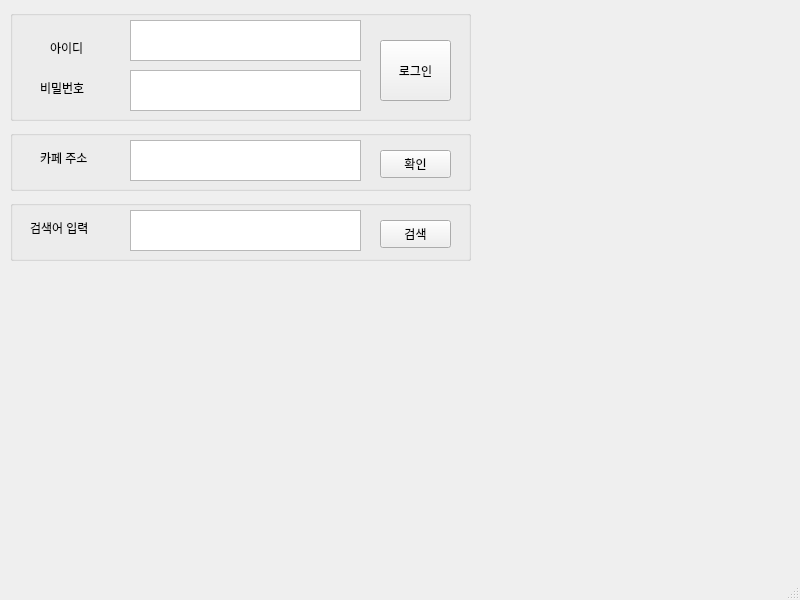
<?xml version="1.0" encoding="UTF-8"?>
<ui version="4.0">
 <class>MainWindow</class>
 <widget class="QMainWindow" name="MainWindow">
  <property name="geometry">
   <rect>
    <x>0</x>
    <y>0</y>
    <width>800</width>
    <height>600</height>
   </rect>
  </property>
  <property name="windowTitle">
   <string>MainWindow</string>
  </property>
  <widget class="QWidget" name="centralwidget">
   <widget class="QGroupBox" name="loginBox">
    <property name="geometry">
     <rect>
      <x>10</x>
      <y>10</y>
      <width>461</width>
      <height>111</height>
     </rect>
    </property>
    <property name="title">
     <string/>
    </property>
    <widget class="QLabel" name="ID">
     <property name="geometry">
      <rect>
       <x>40</x>
       <y>30</y>
       <width>64</width>
       <height>15</height>
      </rect>
     </property>
     <property name="text">
      <string>아이디</string>
     </property>
    </widget>
    <widget class="QLabel" name="PWD">
     <property name="geometry">
      <rect>
       <x>30</x>
       <y>70</y>
       <width>64</width>
       <height>15</height>
      </rect>
     </property>
     <property name="text">
      <string>비밀번호</string>
     </property>
    </widget>
    <widget class="QTextEdit" name="InputID">
     <property name="geometry">
      <rect>
       <x>120</x>
       <y>10</y>
       <width>231</width>
       <height>41</height>
      </rect>
     </property>
    </widget>
    <widget class="QTextEdit" name="InputPWD">
     <property name="geometry">
      <rect>
       <x>120</x>
       <y>60</y>
       <width>231</width>
       <height>41</height>
      </rect>
     </property>
    </widget>
    <widget class="QPushButton" name="btnLogin">
     <property name="geometry">
      <rect>
       <x>370</x>
       <y>30</y>
       <width>71</width>
       <height>61</height>
      </rect>
     </property>
     <property name="text">
      <string>로그인</string>
     </property>
    </widget>
   </widget>
   <widget class="QGroupBox" name="URLbBox">
    <property name="geometry">
     <rect>
      <x>10</x>
      <y>130</y>
      <width>461</width>
      <height>61</height>
     </rect>
    </property>
    <property name="title">
     <string/>
    </property>
    <widget class="QLabel" name="URL">
     <property name="geometry">
      <rect>
       <x>30</x>
       <y>20</y>
       <width>64</width>
       <height>15</height>
      </rect>
     </property>
     <property name="text">
      <string>카페 주소</string>
     </property>
    </widget>
    <widget class="QTextEdit" name="InputURL">
     <property name="geometry">
      <rect>
       <x>120</x>
       <y>10</y>
       <width>231</width>
       <height>41</height>
      </rect>
     </property>
    </widget>
    <widget class="QPushButton" name="btnURL">
     <property name="geometry">
      <rect>
       <x>370</x>
       <y>20</y>
       <width>71</width>
       <height>28</height>
      </rect>
     </property>
     <property name="text">
      <string>확인</string>
     </property>
    </widget>
   </widget>
   <widget class="QGroupBox" name="SearchBox">
    <property name="geometry">
     <rect>
      <x>10</x>
      <y>200</y>
      <width>461</width>
      <height>61</height>
     </rect>
    </property>
    <property name="title">
     <string/>
    </property>
    <widget class="QLabel" name="search">
     <property name="geometry">
      <rect>
       <x>20</x>
       <y>20</y>
       <width>91</width>
       <height>16</height>
      </rect>
     </property>
     <property name="text">
      <string>검색어 입력</string>
     </property>
    </widget>
    <widget class="QTextEdit" name="InputSearch">
     <property name="geometry">
      <rect>
       <x>120</x>
       <y>10</y>
       <width>231</width>
       <height>41</height>
      </rect>
     </property>
    </widget>
    <widget class="QPushButton" name="btnSearch">
     <property name="geometry">
      <rect>
       <x>370</x>
       <y>20</y>
       <width>71</width>
       <height>28</height>
      </rect>
     </property>
     <property name="text">
      <string>검색</string>
     </property>
    </widget>
   </widget>
  </widget>
  <widget class="QStatusBar" name="statusbar"/>
 </widget>
 <resources/>
 <connections/>
</ui>
